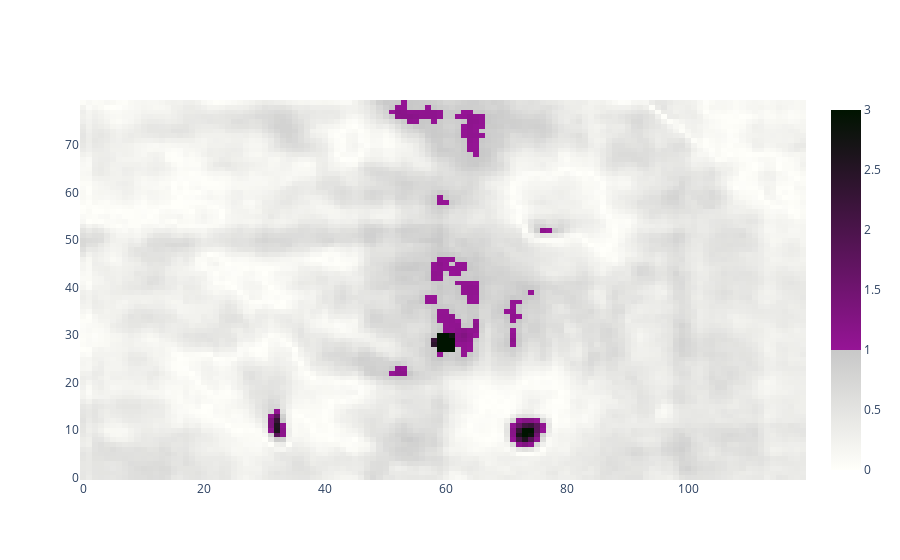

Notebook cell for this chart:
### Code cell
import plotly.express as px
import plotly.graph_objects as go

fig = go.Figure()

fig.add_trace(
    go.Heatmap(
        z=np.flip(chi_map, 0),
        zmin=0,
        zmax=3,
        colorscale=[
            [0, "rgb(255, 255, 250)"],
            [0.33333, "rgb(200, 200, 200)"],

            [0.33333, "rgb(150, 20, 150)"],
            [1, "rgb(0, 20, 0)"],
        ],
        
        #colorbar=dict(
        #    tick0=0,
        #    dtick=1,
        #),
    ),
)
#fig.update_yaxes(autorange=False)

### Figure 1 — Plotly figure (JSON) as saved in the notebook; plotly's stock layout.template omitted (floating-point values rounded to 4 significant figures; data arrays with more than 128 entries replaced by an {"elided": "..."} marker saying what was removed)
{"data": [{"colorscale": [[0, "rgb(255, 255, 250)"], [0.3333, "rgb(200, 200, 200)"], [0.3333, "rgb(150, 20, 150)"], [1, "rgb(0, 20, 0)"]], "type": "heatmap", "z": {"elided": "80x120 float values"}, "zmax": 3, "zmin": 0}], "layout": {}}
